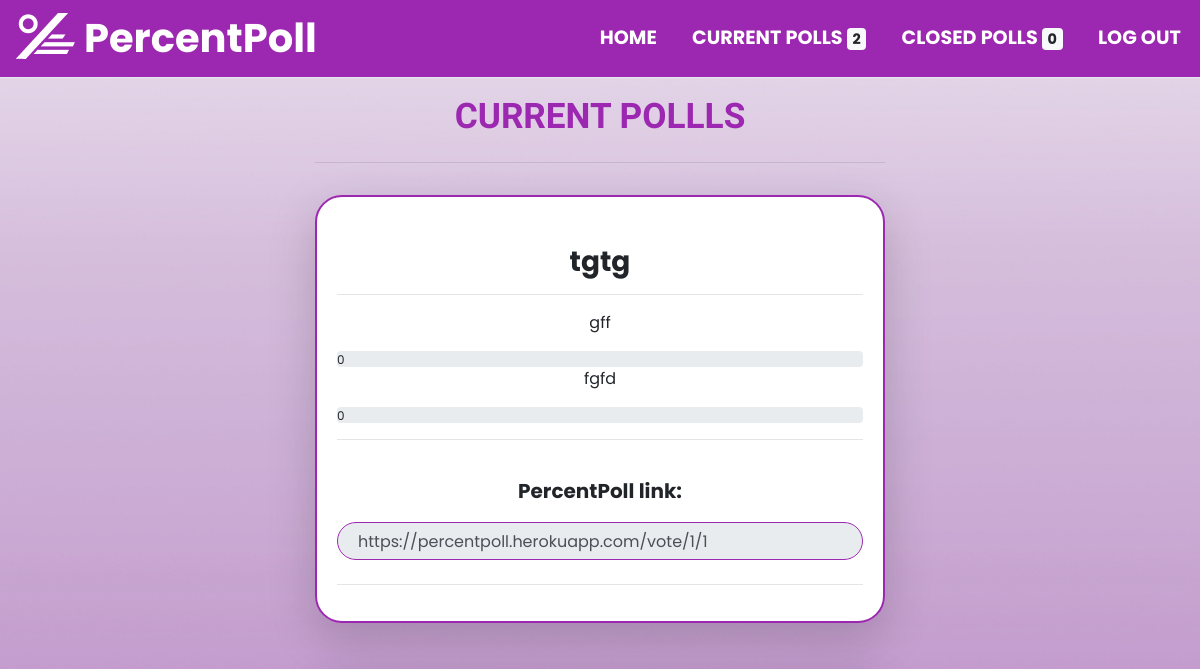
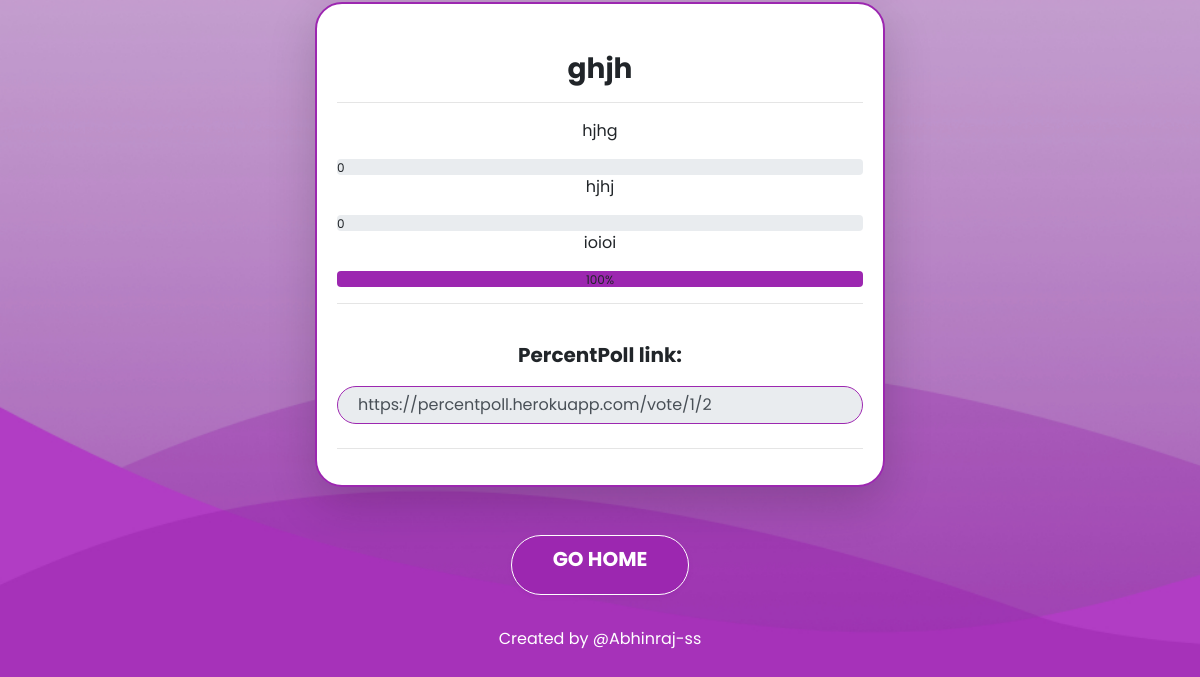
The app's page /current (signed in), older data (2 pictures, top to bottom).
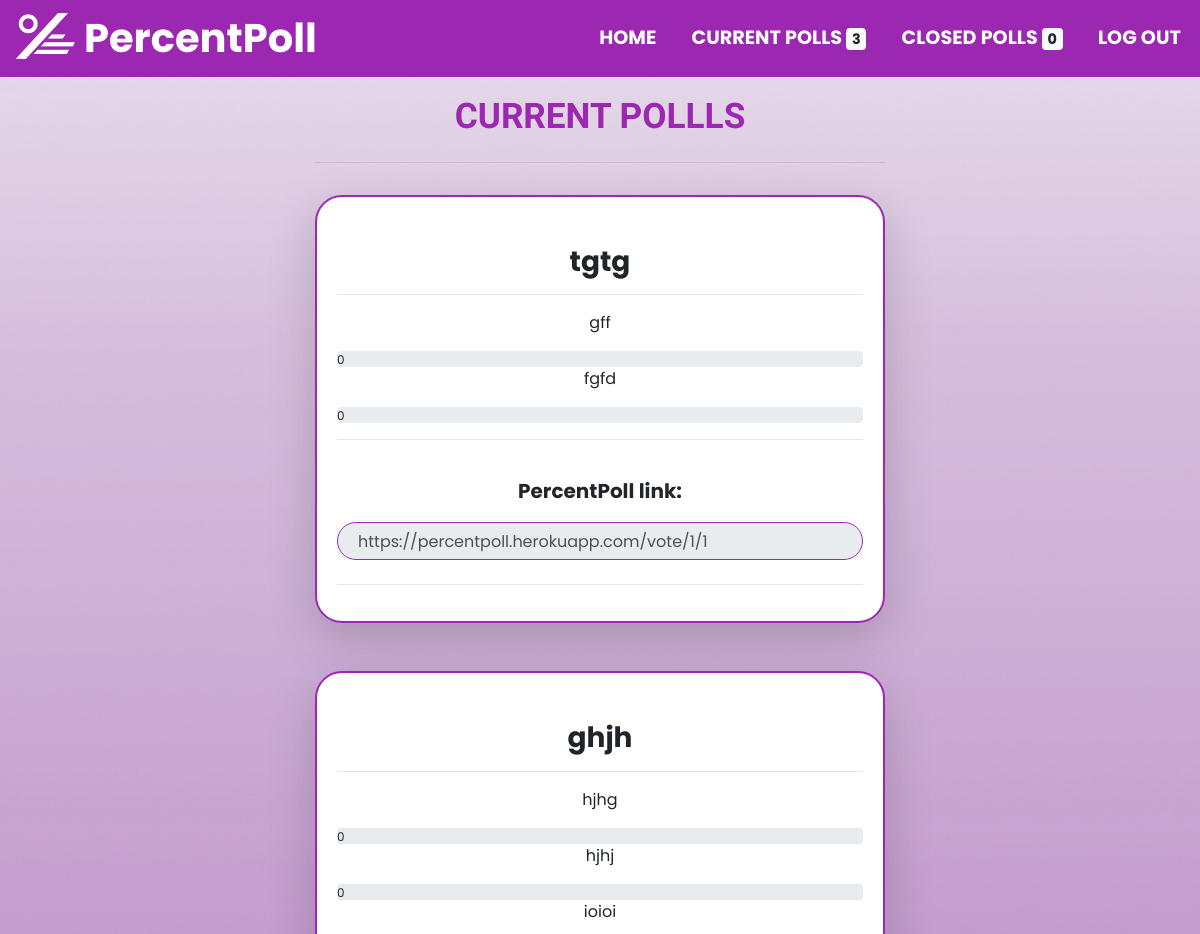
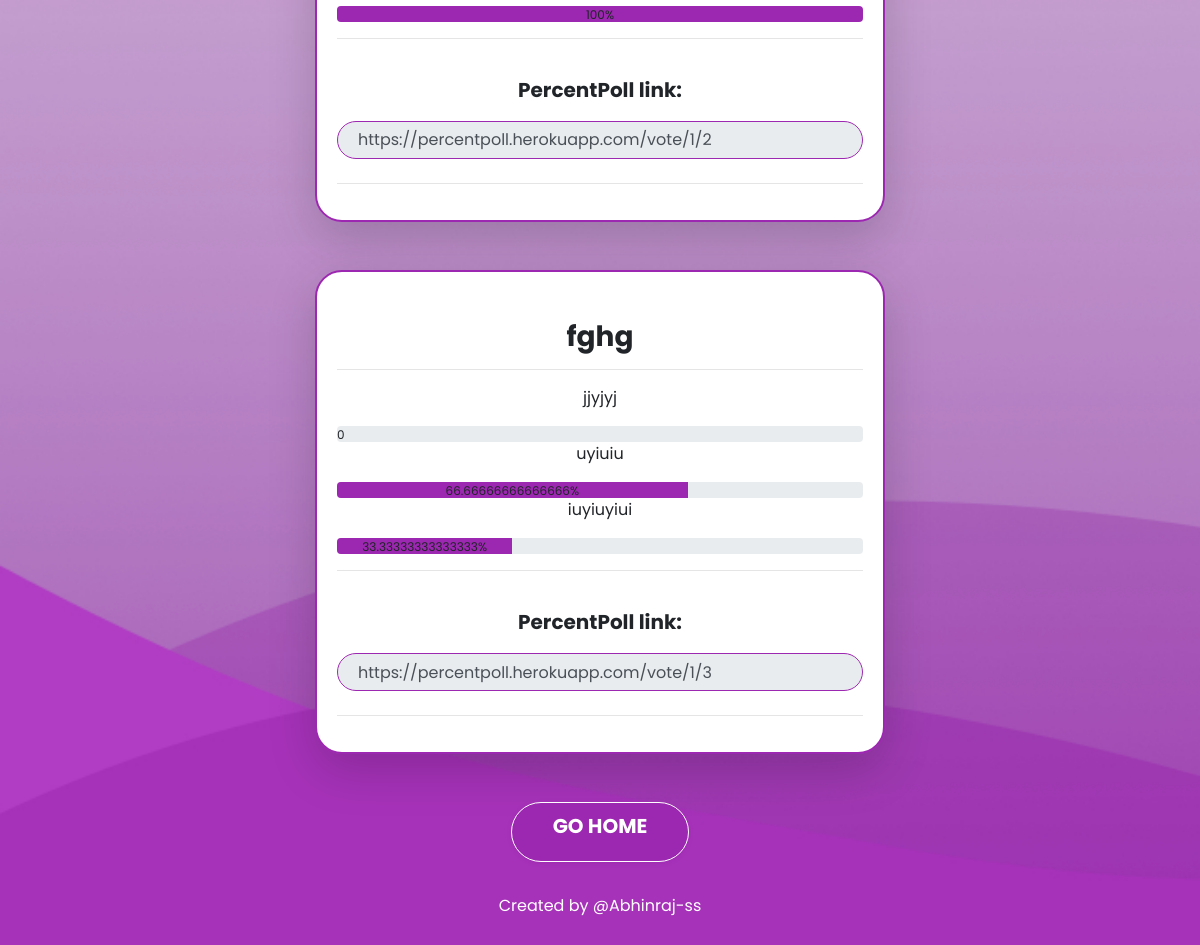
The same page, newer data (2 pictures, top to bottom).
### percentpoll/models.py (models this page shows)
class Poll( db.Model):
    id = db.Column(db.Integer, primary_key=True, autoincrement=True,unique=True)
    hostId=db.Column(db.Integer, db.ForeignKey("user.id"))
    title=db.Column(db.String(30))
    option1 = db.Column(db.String(20))
    option2 = db.Column(db.String(20))
    option3 = db.Column(db.String(20))
    option4 = db.Column(db.String(20))
    option5 = db.Column(db.String(20))
    option6 = db.Column(db.String(20))
    option7 = db.Column(db.String(20))
    option8 = db.Column(db.String(20))
    option9 = db.Column(db.String(20))
    option10 = db.Column(db.String(20))
    date=db.Column(db.DateTime, default=datetime.datetime.utcnow)
    closed=db.Column(db.Boolean,default=False)
    pollings=db.relationship("Pollings",backref='poll')
    pollings=db.relationship("Percentpoll",backref='poll')

class Percentpoll(db.Model):
    id = db.Column(db.Integer, primary_key=True, autoincrement=True,unique=True)
    pollId=db.Column(db.Integer, db.ForeignKey("poll.id"))
    option1 = db.Column(db.Integer)
    option2 = db.Column(db.Integer)
    option3 = db.Column(db.Integer)
    option4 = db.Column(db.Integer)
    option5 = db.Column(db.Integer)
    option6 = db.Column(db.Integer)
    option7 = db.Column(db.Integer)
    option8 = db.Column(db.Integer)
    option9 = db.Column(db.Integer)
    option10 = db.Column(db.Integer)

### percentpoll/main.py (the view)
@main.route("/current")
@login_required
def current():
    today = datetime.datetime.now()
    date_today = today.strftime("%d/%m/%Y")
    polls = Poll.query.filter_by( hostId=current_user.id, closed=False).all()
    for poll in polls:
        if poll.date<=today:
            poll.closed=True
    with db.session.no_autoflush:
        current_count = len(Poll.query.filter_by( hostId=current_user.id, closed=False).all())
        closed_count = len(Poll.query.filter_by( hostId=current_user.id, closed=True).all())
        polls = Poll.query.filter_by( hostId=current_user.id, closed=False).all()
        percents=[]
        for poll in polls:
            percents.append(Percentpoll.query.filter_by( id=poll.id).first())
        current=zip(polls,percents)
    return render_template("view.html",page="CURRENT POLLLS",polls=len(polls),current_polls=current,current_count=current_count,closed_count=closed_count)

### percentpoll/__init__.py (called while the page is built)
def create_app():
    app = Flask("percentpoll")
    app.config['SECRET_KEY'] = '\x14\x8b\xe8m\x88(\xc4!\xfe\x05!\xb9'
    app.config['SQLALCHEMY_DATABASE_URI'] = 'sqlite:///db.sqlite'
    app.config['SQLALCHEMY_TRACK_MODIFICATIONS'] = False
    db.init_app(app)
    login_manager = LoginManager()
    login_manager.login_view = 'auth.login'
    login_manager.init_app(app)
    from .models import User
    @login_manager.user_loader
    def load_user(user_id):
        return User.query.get(int(user_id))
    from .auth import auth as auth_blueprint
    app.register_blueprint(auth_blueprint)
    from .main import main as main_blueprint
    app.register_blueprint(main_blueprint)
    return app

### percentpoll/templates/view.html (shortened to what this page needs)
{% extends "layout.html" %}
{% block current %}{{current_count}}{% endblock %}
{% block closed %}{{closed_count}}{% endblock %}
{% block body %}
<h2 class="text-center">{{page}}</h2>
<div class="row">
  <div class="col-sm-6" >
    <div class="text-center">
      <hr />
      {% for poll, percent in current_polls %}
      <div class="shadow-lg mb-5 rounded-27" style="border-radius:27px;">
        <div class="card w-100" style="margin-top:2em;border-radius:27px;" id="card">
          <div class="card-body">
            <h3 class="card-title">{{poll.title}}</h3>
            <hr />
            <p class="card-text">{{poll.option1}}</p>
            <div class="progress">
              <div class="progress-bar-purple " role="progressbar" aria-valuemin="0" aria-valuemax="100" style="width: {{percent.option1}}%">{{percent.option1}}%
              </div>
            </div>
            <p class="card-text">{{poll.option2}}</p>
            <div class="progress">
              <div class="progress-bar-purple  " role="progressbar" aria-valuemin="0" aria-valuemax="100" style="width: {{percent.option2}}%">{{percent.option2}}%
              </div>
            </div>
            {% if poll.option3 != 'NONE' %}
            <p class="card-text">{{poll.option3}}</p>
            <div class="progress">
              <div class="progress-bar-purple " role="progressbar" aria-valuemin="0" aria-valuemax="100" style="width: {{percent.option3}}%">{{percent.option3}}%
              </div>
            </div>
            {% endif %}
            <hr />
            <label id="topPad" style="font-weight:bold;font-size:20px;">PercentPoll link:</label>
            <input type="text" class="form-control input-monospace input-sm " id="link" value="https://percentpoll.herokuapp.com/vote/{{poll.hostId}}/{{poll.id}}" readonly>
            <hr />
          </div>
        </div>
      </div>
      {% endfor %}
    </div>
    <div class="col-sm-6" style="display:flex;">
    <a class="btn btn-primary btn-lg" id="create" href="{{url_for('main.index')}}">GO HOME</a>
    </div>
  </div>
</div>
{% endblock %}

### percentpoll/templates/layout.html (shortened to what this page needs)
<!doctype html>
<html lang="en">
<head>
  <link rel="stylesheet" href="https://stackpath.bootstrapcdn.com/bootstrap/4.1.3/css/bootstrap.min.css">
  <link rel="stylesheet" href="{{ url_for('static', filename='style.css') }}">
</head>
<body id="body">
    <header class="header">
        <nav class="navbar">
            <a class="navbar-logo" href="/"><img src="{{url_for('static', filename='logo.png')}}" /></a>
            <h1 class="my-0 mr-md-auto font-weight-bold">PercentPoll</h1>
            <ul class="nav-menu">
                {% if current_user.is_authenticated %}
                  <li class="nav-item">
                    <a class="nav-link" href="{{ url_for('main.index') }}" id="nav">HOME</a>
                  </li>
                  <li class="nav-item">
                    <a class="nav-link" href="{{ url_for('main.current') }}" id="nav">CURRENT POLLS
                      <span class="badge badge-light">{% block current %}{% endblock %}</span>
                    </a>
                  </li>
                  <li class="nav-item">
                    <a class="nav-link" href="{{ url_for('main.view') }}" id="nav">CLOSED POLLS
                      <span class="badge badge-light">{% block closed %}{% endblock %}</span>
                    </a>
                  </li>
                  <li class="nav-item">
                    <a class="nav-link" href="{{ url_for('auth.logout') }}" id="nav">LOG OUT</a>
                  </li>
                  {% endif %}
            </ul>
        </nav>
</header>
  <div class="container-fluid">
    {% block body %}{% endblock %}
  </div>
  <footer class="text-center" style="color:white;">Created by <a href="https://github.com/Abhinraj-ss" id="me">@Abhinraj-ss</a>
</body>
</html>

### percentpoll/static/style.css (style rules this page uses)
h1 { color:white; font-weight:bold; font-family: 'Poppins', sans-serif; }
footer { padding-top: 2em; padding-bottom:2em; }
.col-sm-6 { justify-content: center; align-items: center; margin:auto; }
h2 { font-weight:bold; color:#9c27b0; font-size:220%; font-family: 'Titillium Web', sans-serif; margin-top: 0.5em; }
h3 { font-weight:bold; margin: 1em 0; }
#me { color: white; }
#create { height: 3em; border-radius:4em; font-weight:bold; justify-content: center; align-items: center; color:white; width:70%; font-size:40; background-color: #0063B1; border:0.1rem solid white; }
#card { display: flex; background-color:WHITE; border:2px solid #9c27b0; }
#topPad { padding-top: 1em; }
#nav { color:white; padding-right:1em; font-weight:bold; }
body { font-family: 'Roboto', sans-serif; background-image: url('../static/bg.jpg'); background-repeat: no-repeat; background-size: cover; }
.progress-bar-purple { background-color: #9c27b0 !important; }
input[type=text], input[type=password] { width: 100%; padding: 12px 20px; margin: 8px 0; display: inline-block; border: 1px solid #9c27b0; border-radius:27px; box-sizing: border-box; }
.btn.btn-primary { color: #fff !important; background-color: #9c27b0 !important; border-color: #9c27b0; box-shadow: 0 2px 2px 0 rgba(156, 39, 176, 0.14), 0 3px 1px -2px rgba(156, 39, 176, 0.2), 0 1px 5px 0 rgba(156, 39, 176, 0.12); }
* { margin: 0; padding: 0; box-sizing:border-box; font-family: 'Poppins', sans-serif; }
li { list-style: none; }
a { text-decoration: none; position:initial; }
.header { border-bottom: 1px solid #E2E8F0; }
.navbar { display: flex; justify-content: space-between; align-items: center; background-color: #9c27b0; padding: 0px; }
.nav-menu { display: flex; justify-content: space-between; align-items: center; padding-top:1em; }
.nav-link { font-size: 1.2rem; font-weight: 400; color: #fff; }
.navbar-logo { padding-left: 1em; padding-right: 0.5em; float: left; color: #fff; }

Row changes from the older to the newer data that the page shows:
added Poll: title "fghg", option1 "jjyjyj", option1 "0", option2 "uyiuiu", option2 "66.66666666666666", option3 "iuyiuyiui", option3 "33.33333333333333", hostId "https://percentpoll.herokuapp.com/vote/1/3"
Text that changed along with them:
{{ current_count }}: "2" → "3"
